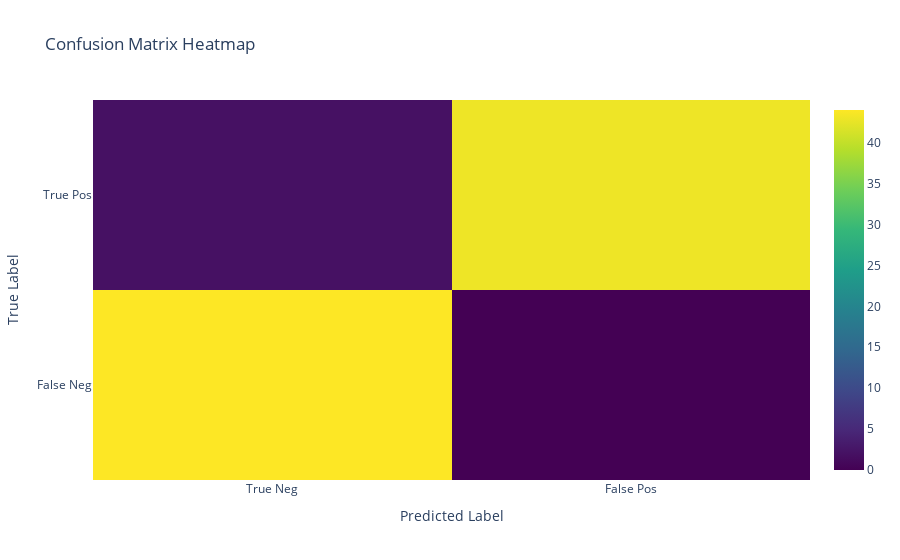

Notebook code cell kept with this figure:
### Code cell
import plotly.graph_objects as go
from sklearn.metrics import confusion_matrix
import numpy as np

# Generate confusion matrix
conf_mat = confusion_matrix(Y_test, random_forest_Y_pred)

# Define labels for x and y axes
x = ['True Neg', 'False Pos']
y = ['False Neg', 'True Pos']

# Create heatmap
fig = go.Figure(data=go.Heatmap(
                   z=conf_mat,
                   x=x,
                   y=y,
                   colorscale='Viridis'))

# Set title and labels
fig.update_layout(
    title='Confusion Matrix Heatmap',
    xaxis_title='Predicted Label',
    yaxis_title='True Label')

# Save plot as HTML file
fig.write_html("confusion_matrix_heatmap3.html")
fig.show()

print("Confusion matrix heatmap saved as 'confusion_matrix_heatmap3.html'.")

### Figure 1 — Plotly figure (JSON) as saved in the notebook; plotly's stock layout.template omitted (floating-point values rounded to 4 significant figures)
{"data": [{"colorscale": [[0, "#440154"], [0.1111, "#482878"], [0.2222, "#3e4989"], [0.3333, "#31688e"], [0.4444, "#26828e"], [0.5556, "#1f9e89"], [0.6667, "#35b779"], [0.7778, "#6ece58"], [0.8889, "#b5de2b"], [1, "#fde725"]], "type": "heatmap", "x": ["True Neg", "False Pos"], "y": ["False Neg", "True Pos"], "z": [[44, 0], [2, 43]]}], "layout": {"title": {"text": "Confusion Matrix Heatmap"}, "xaxis": {"title": {"text": "Predicted Label"}}, "yaxis": {"title": {"text": "True Label"}}}}
